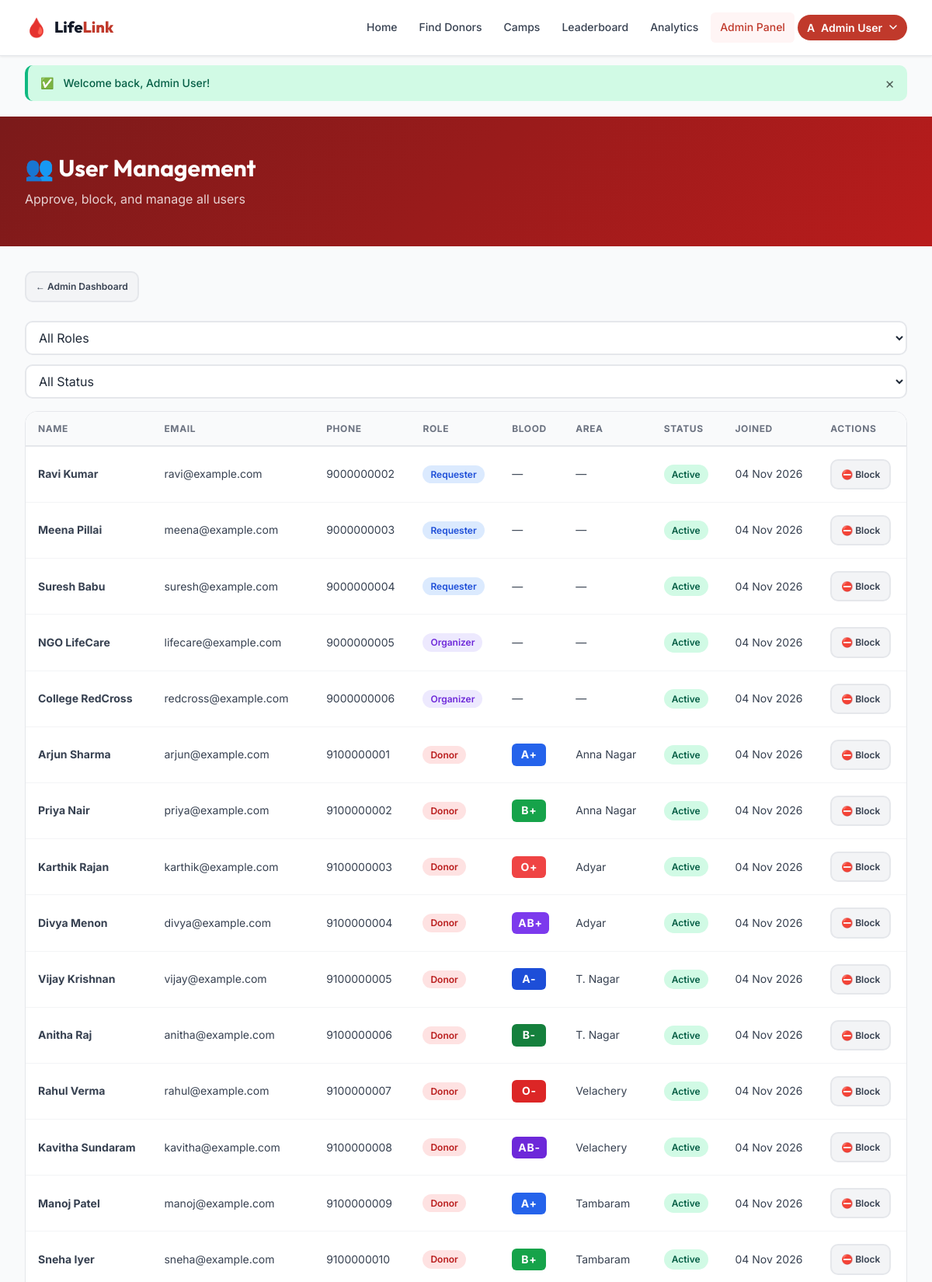
The page /pages/admin/users.php (signed in, upper part) on the database its author committed.
### tables this page shows
CREATE TABLE IF NOT EXISTS users (
    id                   INT UNSIGNED AUTO_INCREMENT PRIMARY KEY,
    name                 VARCHAR(100)  NOT NULL,
    email                VARCHAR(150)  NOT NULL,
    phone                VARCHAR(20)   NOT NULL,
    password_hash        VARCHAR(255)  NOT NULL,
    role                 ENUM('donor','requester','organizer','organization','admin') NOT NULL DEFAULT 'donor',
    status               ENUM('unverified','pending','active','blocked') NOT NULL DEFAULT 'unverified',
    login_attempts       TINYINT UNSIGNED NOT NULL DEFAULT 0,
    locked_until         DATETIME NULL,
    email_token          VARCHAR(64)   NULL DEFAULT NULL,
    email_token_expires  DATETIME      NULL DEFAULT NULL,
     
    lat                  DECIMAL(9,6)  NULL DEFAULT NULL,
    lng                  DECIMAL(9,6)  NULL DEFAULT NULL,
    city                 VARCHAR(100)  NULL DEFAULT NULL,
    state                VARCHAR(100)  NULL DEFAULT NULL,
    country              VARCHAR(100)  NULL DEFAULT NULL,
    location_source      ENUM('gps','manual','geocoded') NULL DEFAULT NULL,
    location_updated_at  DATETIME      NULL DEFAULT NULL,
    location_consent     TINYINT(1)    NOT NULL DEFAULT 0,
    location_incomplete  TINYINT(1)    NOT NULL DEFAULT 0,
    notify_email         TINYINT(1)    NOT NULL DEFAULT 1,
    created_at           DATETIME      NOT NULL DEFAULT CURRENT_TIMESTAMP,
    UNIQUE KEY uq_email         (email),
    INDEX idx_role              (role),
    INDEX idx_status            (status),
    INDEX idx_lat_lng           (lat, lng),
    INDEX idx_country_state_city(country, state, city),
    INDEX idx_email_token       (email_token)
);

CREATE TABLE IF NOT EXISTS donors (
    user_id               INT UNSIGNED NOT NULL PRIMARY KEY,
    blood_group           ENUM('A+','A-','B+','B-','AB+','AB-','O+','O-') NOT NULL,
    gender                ENUM('male','female','other') NOT NULL,
    dob                   DATE NOT NULL,
    area_id               INT UNSIGNED NULL DEFAULT NULL,
    last_donation_date    DATE NULL,
    is_available          TINYINT(1) NOT NULL DEFAULT 1,
    verified              TINYINT(1) NOT NULL DEFAULT 0,
    reminder_sent_for     DATE NULL,
    weight                DECIMAL(5,2) NULL,
     
    lat                   DECIMAL(9,6) NULL DEFAULT NULL,
    lng                   DECIMAL(9,6) NULL DEFAULT NULL,
    location_consent      TINYINT(1) NOT NULL DEFAULT 0,
    location_reminder_sent TINYINT(1) NOT NULL DEFAULT 0,
     
    daily_alerts_sent     TINYINT UNSIGNED NOT NULL DEFAULT 0,
    daily_alert_date      DATE NULL DEFAULT NULL,
    total_alerts          INT UNSIGNED NOT NULL DEFAULT 0,
    total_accepted        INT UNSIGNED NOT NULL DEFAULT 0,
    ignored_streak        TINYINT UNSIGNED NOT NULL DEFAULT 0,
    FOREIGN KEY (user_id) REFERENCES users(id) ON DELETE CASCADE,
    FOREIGN KEY (area_id) REFERENCES areas(id) ON DELETE SET NULL,
    INDEX idx_blood_group  (blood_group),
    INDEX idx_area         (area_id),
    INDEX idx_available    (is_available),
    INDEX idx_donor_lat_lng(lat, lng),
    INDEX idx_donor_avail  (is_available, verified)
);

CREATE TABLE IF NOT EXISTS areas (
    id   INT UNSIGNED AUTO_INCREMENT PRIMARY KEY,
    name VARCHAR(100) NOT NULL,
    city VARCHAR(100) NOT NULL,
    lat  DECIMAL(9,6) NULL,
    lng  DECIMAL(9,6) NULL,
    INDEX idx_city (city)
);

### includes/helpers.php (called while the page is built, shortened)
<?php
function e(mixed $value): string {
    return htmlspecialchars((string)($value ?? ''), ENT_QUOTES | ENT_SUBSTITUTE, 'UTF-8');
}
function timeAgo(string $datetime): string {
    $diff = time() - strtotime($datetime);
    return date('d M Y', strtotime($datetime));
}
function bloodGroupBadgeClass(string $group): string {
    $map = [
        'O-'  => 'badge-o-neg',
        'O+'  => 'badge-o-pos',
        'A+'  => 'badge-a-pos',
        'A-'  => 'badge-a-neg',
        'B+'  => 'badge-b-pos',
        'B-'  => 'badge-b-neg',
        'AB+' => 'badge-ab-pos',
        'AB-' => 'badge-ab-neg',
    ];
    return $map[$group] ?? 'badge-default';
}

### pages/admin/users.php (the view, shortened to what this page needs)
<?php
require_once __DIR__ . '/../../includes/helpers.php';
$db = getDB();
$sql = "SELECT u.id, u.name, u.email, u.phone, u.role, u.status, u.created_at,
               d.blood_group, d.area_id, a.name AS area_name
        FROM users u
        LEFT JOIN donors d ON d.user_id=u.id
        LEFT JOIN areas a ON a.id=d.area_id
        WHERE u.role != 'admin'";
$params = [];
$sql .= ' ORDER BY u.status="pending" DESC, u.created_at DESC LIMIT 100';
$stmt = $db->prepare($sql);
$stmt->execute($params);
$users = $stmt->fetchAll();
require __DIR__ . '/../../includes/header.php';
?>
<div class="page-header">
    <div class="container">
        <h1>👥 User Management</h1>
        <p>Approve, block, and manage all users</p>
    </div>
</div>
<section class="section-sm">
    <div class="container">
        <a href="<?= APP_URL ?>/pages/admin/dashboard.php" class="btn btn-secondary btn-sm mb-6">← Admin Dashboard</a>
        <form method="GET" style="display:flex;gap:var(--space-3);margin-bottom:var(--space-4);flex-wrap:wrap">
            <select name="role" onchange="this.form.submit()" style="min-width:140px;padding:var(--space-2) var(--space-3);border:2px solid var(--gray-200);border-radius:var(--radius-md)">
                <option value="">All Roles</option>
            </select>
            <select name="status" onchange="this.form.submit()" style="min-width:140px;padding:var(--space-2) var(--space-3);border:2px solid var(--gray-200);border-radius:var(--radius-md)">
                <option value="">All Status</option>
            </select>
        </form>
        <div class="table-wrapper">
            <table>
                <thead><tr>
                    <th>Name</th><th>Email</th><th>Phone</th><th>Role</th><th>Blood</th><th>Area</th><th>Status</th><th>Joined</th><th>Actions</th>
                </tr></thead>
                <tbody>
                <?php foreach($users as $u): ?>
                <tr>
                    <td><strong><?= e($u['name']) ?></strong></td>
                    <td><?= e($u['email']) ?></td>
                    <td><?= e($u['phone']) ?></td>
                    <td><span class="role-badge role-<?= $u['role'] ?>"><?= ucfirst($u['role']) ?></span></td>
                    <td><?= $u['blood_group'] ? '<span class="blood-badge '.bloodGroupBadgeClass($u['blood_group']).'">'.e($u['blood_group']).'</span>' : '—' ?></td>
                    <td><?= $u['area_name'] ? e($u['area_name']) : '—' ?></td>
                    <td>
                        <span class="status-badge <?= $u['status']==='active'?'status-fulfilled':($u['status']==='pending'?'status-open':'status-cancelled') ?>">
                            <?= ucfirst($u['status']) ?>
                        </span>
                    </td>
                    <td><?= timeAgo($u['created_at']) ?></td>
                    <td style="white-space:nowrap">
                        <?php if($u['status']==='pending'): ?>
                            <a href="?action=approve&id=<?= $u['id'] ?>" class="btn btn-success btn-sm">✓ Approve</a>
                            <a href="?action=reject&id=<?= $u['id'] ?>" class="btn btn-danger btn-sm" data-confirm="Permanently delete this user?">✗ Reject</a>
                        <?php elseif($u['status']==='active'): ?>
                            <a href="?action=block&id=<?= $u['id'] ?>" class="btn btn-secondary btn-sm" data-confirm="Block this user?">⛔ Block</a>
                        <?php elseif($u['status']==='blocked'): ?>
                            <a href="?action=unblock&id=<?= $u['id'] ?>" class="btn btn-outline btn-sm">✓ Unblock</a>
                        <?php endif; ?>
                    </td>
                </tr>
                <?php endforeach; ?>
                </tbody>
            </table>
        </div>
    </div>
</section>
<?php require __DIR__ . '/../../includes/footer.php'; ?>

### rows shown on the page
users: name "Ravi Kumar", email "ravi@example.com", phone "9000000002", role "Requester", status "Active", created_at "04 Nov 2026"
users: name "Meena Pillai", email "meena@example.com", phone "9000000003", role "Requester", status "Active", created_at "04 Nov 2026"
users: name "Suresh Babu", email "suresh@example.com", phone "9000000004", role "Requester", status "Active", created_at "04 Nov 2026"
users: name "NGO LifeCare", email "lifecare@example.com", phone "9000000005", role "Organizer", status "Active", created_at "04 Nov 2026"
users: name "College RedCross", email "redcross@example.com", phone "9000000006", role "Organizer", status "Active", created_at "04 Nov 2026"
donors: user_id.name "Arjun Sharma", user_id.email "arjun@example.com", user_id.phone "9100000001", user_id.role "Donor", blood_group "A+", area.name "Anna Nagar", user_id.status "Active", user_id.created_at "04 Nov 2026"
donors: user_id.name "Priya Nair", user_id.email "priya@example.com", user_id.phone "9100000002", user_id.role "Donor", blood_group "B+", area.name "Anna Nagar", user_id.status "Active", user_id.created_at "04 Nov 2026"
donors: user_id.name "Karthik Rajan", user_id.email "karthik@example.com", user_id.phone "9100000003", user_id.role "Donor", blood_group "O+", area.name "Adyar", user_id.status "Active", user_id.created_at "04 Nov 2026"
donors: user_id.name "Divya Menon", user_id.email "divya@example.com", user_id.phone "9100000004", user_id.role "Donor", blood_group "AB+", area.name "Adyar", user_id.status "Active", user_id.created_at "04 Nov 2026"
donors: user_id.name "Vijay Krishnan", user_id.email "vijay@example.com", user_id.phone "9100000005", user_id.role "Donor", blood_group "A-", area.name "T. Nagar", user_id.status "Active", user_id.created_at "04 Nov 2026"
donors: user_id.name "Anitha Raj", user_id.email "anitha@example.com", user_id.phone "9100000006", user_id.role "Donor", blood_group "B-", area.name "T. Nagar", user_id.status "Active", user_id.created_at "04 Nov 2026"
donors: user_id.name "Rahul Verma", user_id.email "rahul@example.com", user_id.phone "9100000007", user_id.role "Donor", blood_group "O-", area.name "Velachery", user_id.status "Active", user_id.created_at "04 Nov 2026"
donors: user_id.name "Kavitha Sundaram", user_id.email "kavitha@example.com", user_id.phone "9100000008", user_id.role "Donor", blood_group "AB-", area.name "Velachery", user_id.status "Active", user_id.created_at "04 Nov 2026"
donors: user_id.name "Manoj Patel", user_id.email "manoj@example.com", user_id.phone "9100000009", user_id.role "Donor", blood_group "A+", area.name "Tambaram", user_id.status "Active", user_id.created_at "04 Nov 2026"
donors: user_id.name "Sneha Iyer", user_id.email "sneha@example.com", user_id.phone "9100000010", user_id.role "Donor", blood_group "B+", area.name "Tambaram", user_id.status "Active", user_id.created_at "04 Nov 2026"

### other values the page prints
substr($userName, 0, 1) "A"
$userName "Admin User"
$successMsg "Welcome back, Admin User!"
